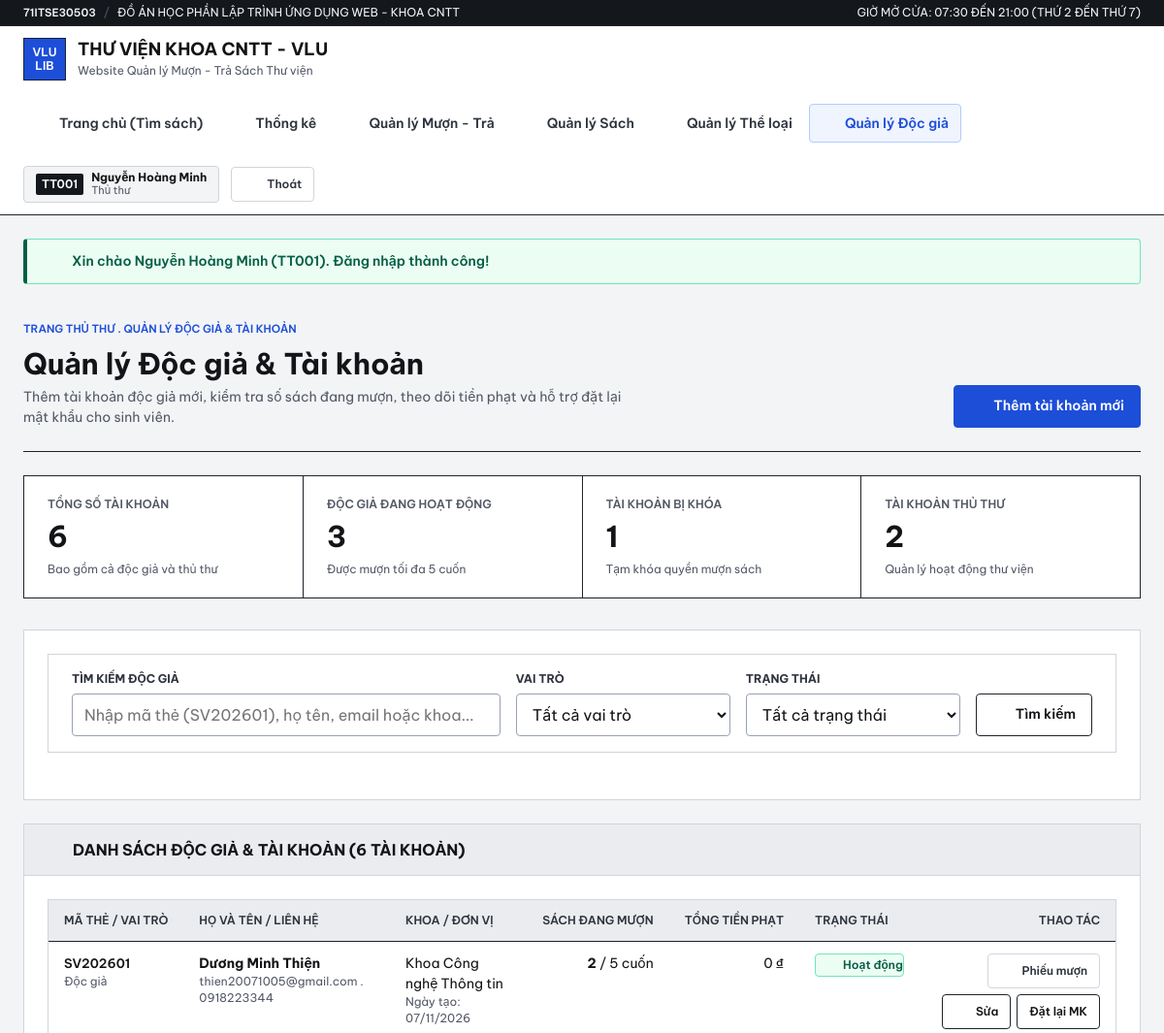
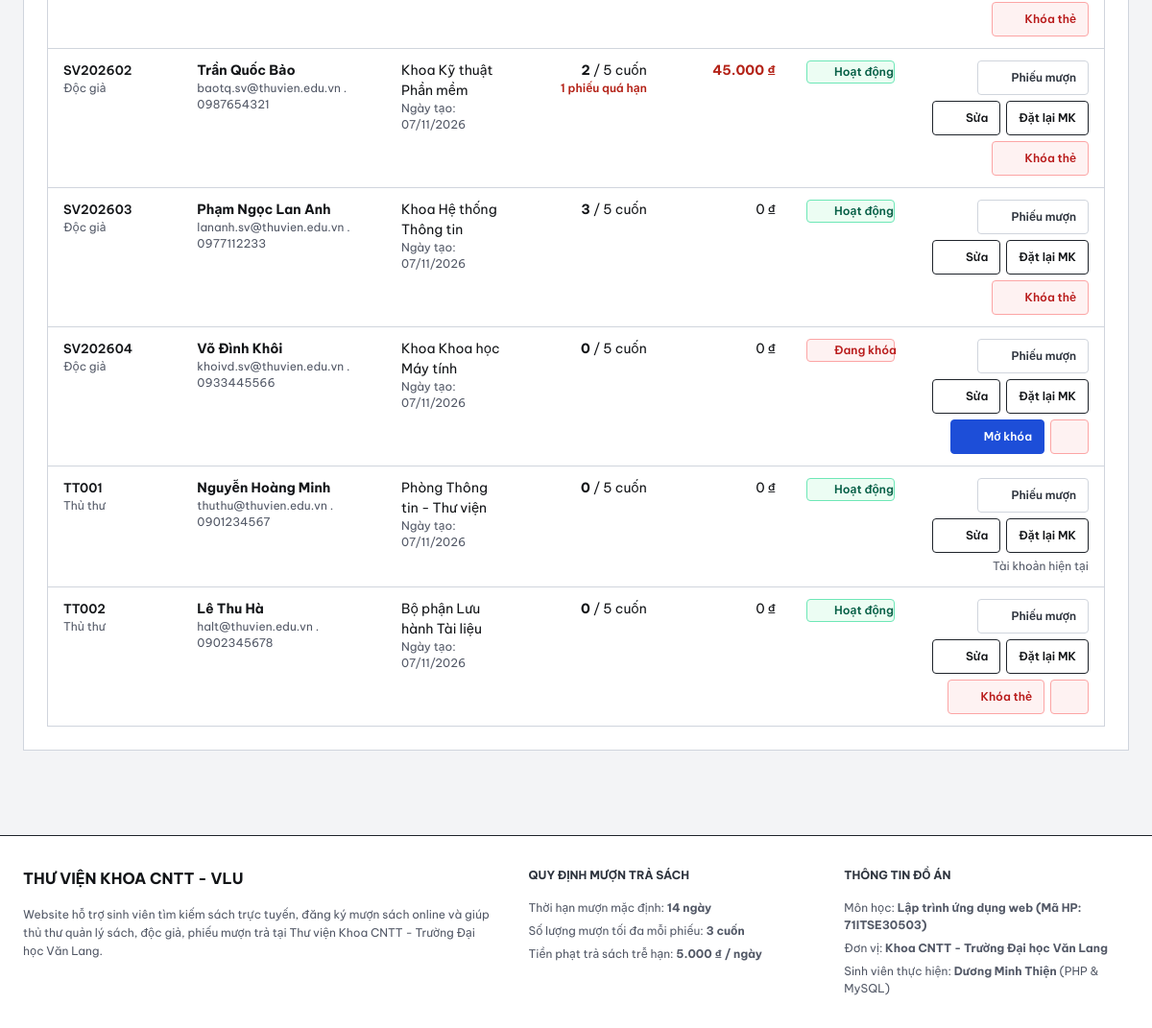
/librarian/readers.php (signed in), run on the app's committed database (2 pictures, top to bottom).
### tables this page shows
CREATE TABLE users (
    id INT AUTO_INCREMENT PRIMARY KEY,
    member_code VARCHAR(20) NOT NULL UNIQUE,
    full_name VARCHAR(100) NOT NULL,
    email VARCHAR(120) NOT NULL UNIQUE,
    phone VARCHAR(20) DEFAULT NULL,
    department VARCHAR(100) DEFAULT NULL,
    password_hash VARCHAR(255) NOT NULL,
    role ENUM('librarian', 'reader') NOT NULL DEFAULT 'reader',
    status ENUM('active', 'locked') NOT NULL DEFAULT 'active',
    created_at DATETIME NOT NULL DEFAULT CURRENT_TIMESTAMP
);

### librarian/readers.php (the view, shortened to what the rows shown need)
<?php
require_once __DIR__ . '/../includes/auth.php';
$pdo = getDB();
$currentUser = currentUser();
$whereClauses = [];
$params = [];
$whereSql = !empty($whereClauses) ? 'WHERE ' . implode(' AND ', $whereClauses) : '';
$stmtUsers = $pdo->prepare("
    SELECT u.*,
           COALESCE((
               SELECT SUM(bi.quantity)
               FROM borrow_items bi
               INNER JOIN borrow_records br ON br.id = bi.borrow_id
               WHERE br.user_id = u.id AND br.status IN ('borrowed', 'overdue')
           ), 0) AS active_books,
           COALESCE((
               SELECT COUNT(*)
               FROM borrow_records br2
               WHERE br2.user_id = u.id AND br2.status = 'overdue'
           ), 0) AS overdue_loans,
           COALESCE((
               SELECT SUM(br3.fine_amount)
               FROM borrow_records br3
               WHERE br3.user_id = u.id
           ), 0) AS total_fines
    FROM users u
    {$whereSql}
    ORDER BY
        CASE u.role WHEN 'reader' THEN 1 ELSE 2 END ASC,
        u.member_code ASC
");
$stmtUsers->execute($params);
$usersList = $stmtUsers->fetchAll();
require_once __DIR__ . '/../includes/header.php';
?>
<div class="container">
    <section class="page-header">
        <div>
            <h1 class="page-title">Quản lý Độc giả &amp; Tài khoản</h1>
        </div>
    </section>
    <section class="panel">
        <div class="panel-header">
            <h2 class="panel-title">
                <?= icon('users', 18) ?>
                <span>Danh sách Độc giả &amp; Tài khoản (<?= count($usersList) ?> tài khoản)</span>
            </h2>
        </div>
        <div class="panel-body">
            <?php if (empty($usersList)): ?>
                <div class="empty-state">
                    <?= icon('users', 28) ?>
                    <p>Không tìm thấy tài khoản nào phù hợp.</p>
                </div>
            <?php else: ?>
                <div class="table-responsive">
                    <table class="data-table">
                        <thead>
                            <tr>
                                <th>Mã thẻ / Vai trò</th>
                                <th>Họ và tên / Liên hệ</th>
                                <th>Khoa / Đơn vị</th>
                                <th class="text-right">Sách đang mượn</th>
                                <th class="text-right">Tổng tiền phạt</th>
                                <th>Trạng thái</th>
                                <th class="text-right">Thao tác</th>
                            </tr>
                        </thead>
                        <tbody>
                            <?php foreach ($usersList as $u): ?>
                                <?php
                                $uId = (int)$u['id'];
                                $isSelf = ($uId === (int)($currentUser['id'] ?? 0));
                                $activeBooks = (int)$u['active_books'];
                                $overdueCount = (int)$u['overdue_loans'];
                                $totalFines = (float)$u['total_fines'];
                                ?>
                                <tr>
                                    <td>
                                        <strong class="mono-code"><?= e($u['member_code']) ?></strong>
                                        <div class="form-help">
                                            <?= $u['role'] === 'librarian' ? 'Thủ thư' : 'Độc giả' ?>
                                        </div>
                                    </td>
                                    <td>
                                        <strong><?= e($u['full_name']) ?></strong>
                                        <div class="form-help">
                                            <?= e($u['email']) ?>
                                            <?php if (!empty($u['phone'])): ?>
                                                <span> . <?= e($u['phone']) ?></span>
                                            <?php endif; ?>
                                        </div>
                                    </td>
                                    <td>
                                        <span><?= e($u['department'] ?? 'Chưa cập nhật') ?></span>
                                        <div class="form-help">
                                            Ngày tạo: <span class="mono-num"><?= formatDate($u['created_at']) ?></span>
                                        </div>
                                    </td>
                                    <td class="text-right mono-num">
                                        <strong><?= $activeBooks ?></strong> / <?= MAX_ACTIVE_LOANS_PER_READER ?> cuốn
                                        <?php if ($overdueCount > 0): ?>
                                            <div class="form-help" style="color: #B42318; font-weight: 600;">
                                                <?= $overdueCount ?> phiếu quá hạn
                                            </div>
                                        <?php endif; ?>
                                    </td>
                                    <td class="text-right mono-num">
                                        <?php if ($totalFines > 0): ?>
                                            <strong style="color: #B42318;"><?= formatVND($totalFines) ?></strong>
                                        <?php else: ?>
                                            <span>0 ₫</span>
                                        <?php endif; ?>
                                    </td>
                                    <td>
                                        <?php if ($u['status'] === 'active'): ?>
                                            <span class="status-badge badge-active">
                                                <?= icon('check', 14) ?>
                                                <span>Hoạt động</span>
                                            </span>
                                        <?php else: ?>
                                            <span class="status-badge badge-locked">
                                                <?= icon('lock', 14) ?>
                                                <span>Đang khóa</span>
                                            </span>
                                        <?php endif; ?>
                                    </td>
                                    <td class="text-right">
                                        <div style="display: inline-flex; gap: 6px; flex-wrap: wrap; justify-content: flex-end;">
                                            <a
                                                href="<?= e(baseUrl('librarian/loans.php?q=' . urlencode($u['member_code']))) ?>"
                                                class="btn btn-ghost btn-sm"
                                                title="Xem lịch sử mượn trả"
                                            >
                                                <?= icon('receipt', 14) ?>
                                                <span>Phiếu mượn</span>
                                            </a>
                                            <a
                                                href="<?= e(baseUrl('librarian/readers.php?edit=' . $uId)) ?>"
                                                class="btn btn-secondary btn-sm"
                                                title="Sửa thông tin"
                                            >
                                                <?= icon('edit', 14) ?>
                                                <span>Sửa</span>
                                            </a>
                                            <form
                                                method="post"
                                                action="<?= e(baseUrl('librarian/readers.php')) ?>"
                                                style="display: inline;"
                                                onsubmit="return confirm('Đặt lại mật khẩu mặc định 123456 cho tài khoản này?');"
                                            >
                                                <button type="submit" class="btn btn-secondary btn-sm" title="Đặt lại mật khẩu mặc định 123456">
                                                    <span>Đặt lại MK</span>
                                                </button>
                                            </form>
                                            <?php if (!$isSelf): ?>
                                                <form method="post" action="<?= e(baseUrl('librarian/readers.php')) ?>" style="display: inline;">
                                                    <?php if ($u['status'] === 'active'): ?>
                                                        <button type="submit" class="btn btn-danger btn-sm" title="Khóa tài khoản">
                                                            <?= icon('lock', 14) ?>
                                                            <span>Khóa thẻ</span>
                                                        </button>
                                                    <?php else: ?>
                                                        <button type="submit" class="btn btn-primary btn-sm" title="Mở khóa tài khoản">
                                                            <?= icon('unlock', 14) ?>
                                                            <span>Mở khóa</span>
                                                        </button>
                                                    <?php endif; ?>
                                                </form>
                                                <?php if ($activeBooks === 0): ?>
                                                    <form
                                                        method="post"
                                                        action="<?= e(baseUrl('librarian/readers.php')) ?>"
                                                        style="display: inline;"
                                                        onsubmit="return confirm('Bạn có chắc muốn xóa tài khoản này và lịch sử mượn trả liên quan?');"
                                                    >
                                                        <button type="submit" class="btn btn-danger btn-sm" title="Xóa tài khoản">
                                                            <?= icon('trash', 14) ?>
                                                        </button>
                                                    </form>
                                                <?php endif; ?>
                                            <?php else: ?>
                                                <span class="form-help" style="align-self: center;">Tài khoản hiện tại</span>
                                            <?php endif; ?>
                                        </div>
                                    </td>
                                </tr>
                            <?php endforeach; ?>
                        </tbody>
                    </table>
                </div>
            <?php endif; ?>
        </div>
    </section>
</div>
<?php require_once __DIR__ . '/../includes/footer.php'; ?>

### includes/header.php (shortened to what the rows shown need)
<?php
require_once __DIR__ . '/auth.php';
$user = currentUser();
?>
<!DOCTYPE html>
<html lang="vi">
<head>
    <link rel="stylesheet" href="<?= e(baseUrl('assets/css/tokens.css')) ?>">
    <link rel="stylesheet" href="<?= e(baseUrl('assets/css/app.css')) ?>">
</head>
<body>
    <header class="site-header">
        <div class="container header-main">
                    <?= icon('search', 16) ?>
            <div class="header-user-zone">
                <?php if ($user): ?>
                    <div class="member-badge">
                        <span class="member-code mono-code"><?= e($user['member_code']) ?></span>
                        <div class="member-info">
                            <span class="member-name"><?= e($user['full_name']) ?></span>
                            <span class="member-role"><?= $user['role'] === 'librarian' ? 'Thủ thư' : 'Sinh viên' ?></span>
                        </div>
                    </div>
                    <a href="<?= e(baseUrl('logout.php')) ?>" class="btn btn-ghost btn-sm" title="Đăng xuất">
                        <?= icon('logout', 16) ?>
                        <span>Thoát</span>
                    </a>
                <?php endif; ?>
            </div>
        </div>
    </header>
    <main id="main-content" class="site-main">

### includes/icons.php (shortened to what the rows shown need)
<?php
function icon($name, $size = 18, $class = '')
{
    $cls = trim('svg-icon ' . $class);
    $attrs = sprintf(
        'width="%d" height="%d" viewBox="0 0 24 24" fill="none" stroke="currentColor" stroke-width="1.5" stroke-linecap="round" stroke-linejoin="round" class="%s" aria-hidden="true"',
        (int)$size,
        (int)$size,
        htmlspecialchars($cls)
    );
    $inner = $paths[$name] ?? $paths['book'];
    return sprintf('<svg %s>%s</svg>', $attrs, $inner);
}

### data on the page
users: member_code "TT001", full_name "Nguyễn Hoàng Minh", role "Thủ thư", email "thuthu@thuvien.edu.vn", phone "0901234567", department "Phòng Thông tin - Thư viện", created_at "07/11/2026", activeBooks "0", shows "0 ₫", shows "Tài khoản hiện tại"
users: member_code "SV202601", role "Độc giả", full_name "Dương Minh Thiện", email "thien20071005@gmail.com", phone "0918223344", department "Khoa Công nghệ Thông tin", created_at "07/11/2026", activeBooks "2", shows "0 ₫"
users: member_code "SV202602", role "Độc giả", full_name "Trần Quốc Bảo", email "baotq.sv@thuvien.edu.vn", phone "0987654321", department "Khoa Kỹ thuật Phần mềm", created_at "07/11/2026", activeBooks "2", overdueCount "1", totalFines "45.000 ₫"
users: member_code "SV202603", role "Độc giả", full_name "Phạm Ngọc Lan Anh", email "lananh.sv@thuvien.edu.vn", phone "0977112233", department "Khoa Hệ thống Thông tin", created_at "07/11/2026", activeBooks "3", shows "0 ₫"
users: member_code "SV202604", role "Độc giả", full_name "Võ Đình Khôi", email "khoivd.sv@thuvien.edu.vn", phone "0933445566", department "Khoa Khoa học Máy tính", created_at "07/11/2026", activeBooks "0", shows "0 ₫"
users: member_code "TT002", role "Thủ thư", full_name "Lê Thu Hà", email "halt@thuvien.edu.vn", phone "0902345678", department "Bộ phận Lưu hành Tài liệu", created_at "07/11/2026", activeBooks "0", shows "0 ₫"

### other printed values
APP_CODE "71ITSE30503"
APP_NAME "THƯ VIỆN KHOA CNTT - VLU"
APP_SUBTITLE "Website Quản lý Mượn - Trả Sách Thư viện"
$flash['message'] "Xin chào Nguyễn Hoàng Minh (TT001). Đăng nhập thành công!"
$userStats['total_users'] "6"
$userStats['active_readers'] "3"
MAX_ACTIVE_LOANS_PER_READER "5"
$userStats['locked_users'] "1"
$userStats['librarian_count'] "2"
count($usersList) "6"
DEFAULT_BORROW_DAYS "14"
MAX_BOOKS_PER_LOAN "3"
formatVND(FINE_PER_DAY_VND) "5.000 ₫"
